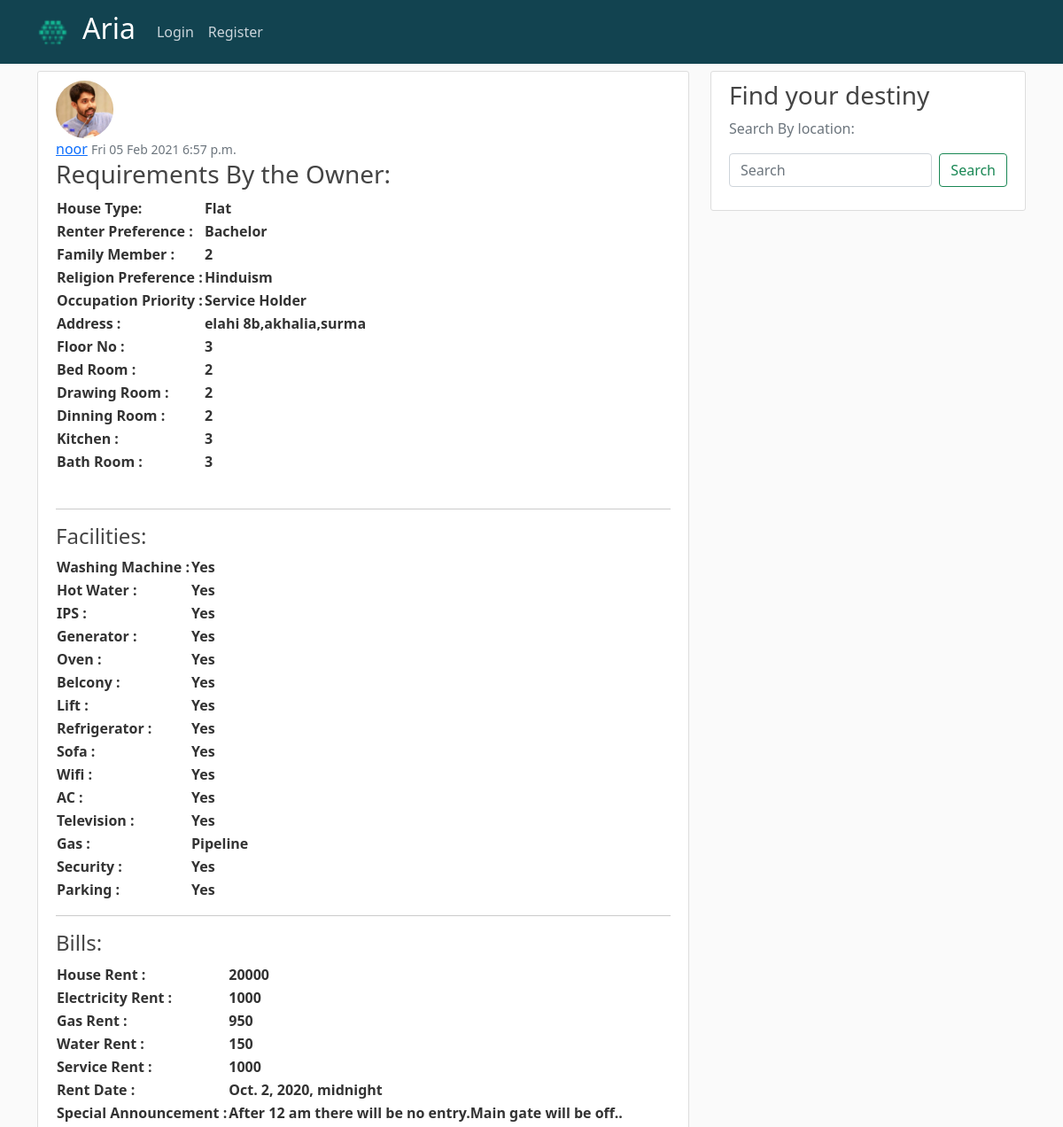
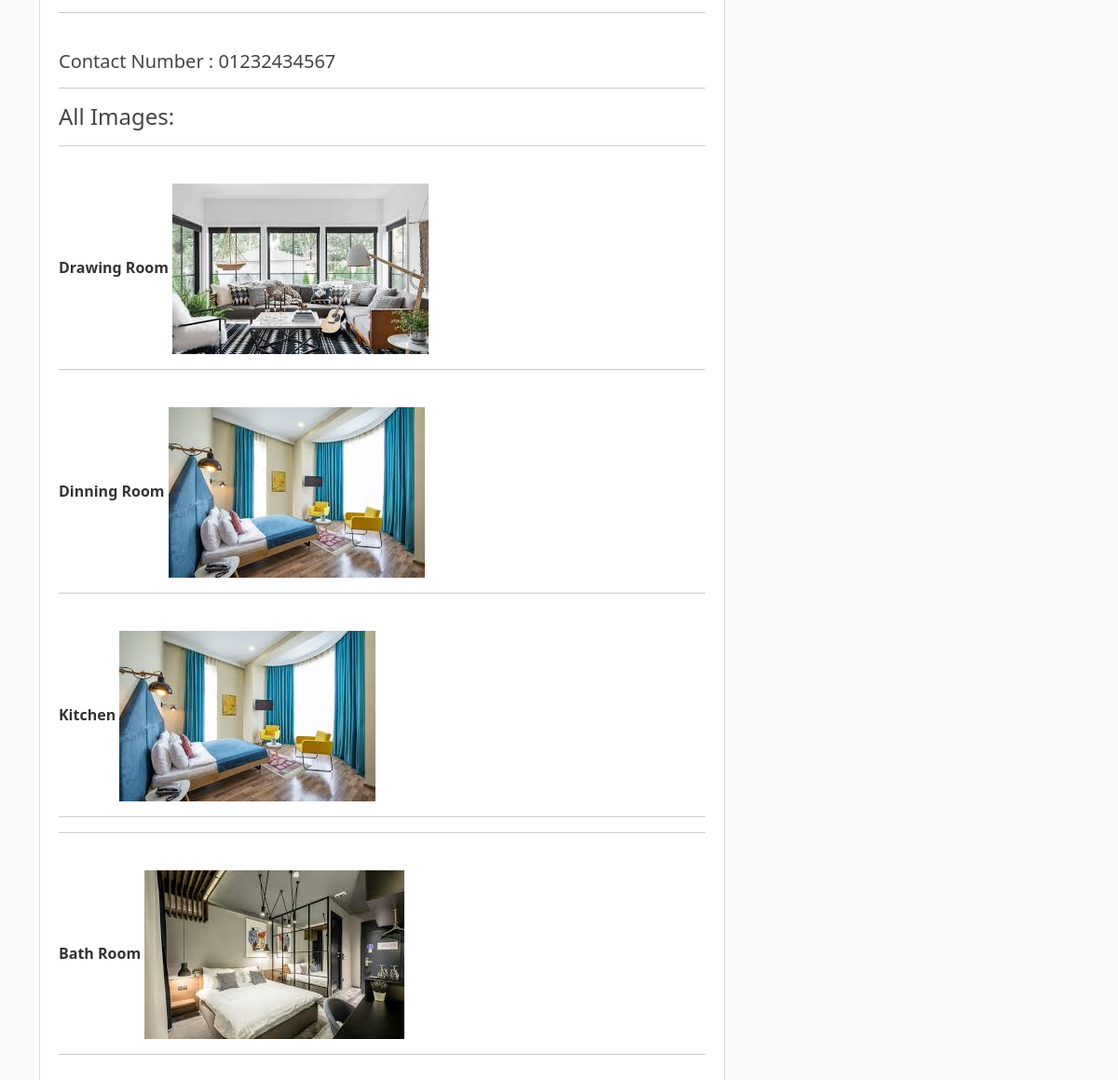
Screenshot of /post/3/ with the database file from the repository (2 pictures, top to bottom).
### blog/models.py (models this page shows, shortened)
class Post3(models.Model):
    owner = models.ForeignKey(User,on_delete=models.CASCADE)
    date_posted = models.DateTimeField(default=timezone.now)
    house_type = models.CharField(max_length=5,choices=HOUSE_CHOICES)
    renter_preference = models.CharField(max_length=5,choices=RENTER_CHOICES)
    family_member = models.CharField(max_length=5,choices=MEMBER_CHOICES)
    religion_preference = models.CharField(max_length=5,choices=RELIGION_CHOICES)
    occupation_priority = models.CharField(max_length=5,choices=OCCUPATION_CHOICES)
    address = models.CharField(max_length=150)
    floor = models.CharField(max_length=10,choices=FLOOR_CHOICES)
    bed_room = models.CharField(max_length=5,choices=BED_CHOICES)
    bed_room_image = models.ImageField(upload_to='profile_pics',null=True,blank=True)
    drawing_room = models.CharField(max_length=5,choices=BED_CHOICES)
    drawing_room_image = models.ImageField(upload_to='profile_pics',null=True,blank=True)
    dinning_room = models.CharField(max_length=5,choices=BED_CHOICES)
    dinning_room_image = models.ImageField(upload_to='profile_pics',null=True,blank=True)
    kitchen = models.CharField(max_length=5,choices=BED_CHOICES)
    kitchen_room_image = models.ImageField(upload_to='profile_pics',null=True,blank=True)
    bathroom = models.CharField(max_length=5,choices=BED_CHOICES)
    bath_room_image = models.ImageField(upload_to='profile_pics',null=True,blank=True)
    washing_Machine = models.CharField(max_length=3,choices=FACILITY_CHOICES)
    hot_water = models.CharField(max_length=3,choices=FACILITY_CHOICES)
    IPS = models.CharField(max_length=3,choices=FACILITY_CHOICES)
    Generator = models.CharField(max_length=3,choices=FACILITY_CHOICES)
    Belcony = models.CharField(max_length=3,choices=FACILITY_CHOICES)
    Oven = models.CharField(max_length=3,choices=FACILITY_CHOICES)
    lift = models.CharField(max_length=3,choices=FACILITY_CHOICES)
    refrigerator = models.CharField(max_length=3,choices=FACILITY_CHOICES)
    sofa = models.CharField(max_length=3,choices=FACILITY_CHOICES)
    wifi = models.CharField(max_length=3,choices=FACILITY_CHOICES)
    ac = models.CharField(max_length=3,choices=FACILITY_CHOICES)
    television = models.CharField(max_length=3,choices=FACILITY_CHOICES)
    gas = models.CharField(max_length=3,choices=GAS_CHOICES)
    security = models.CharField(max_length=3,choices=FACILITY_CHOICES)
    parking = models.CharField(max_length=3,choices=FACILITY_CHOICES)
    house_rent = models.CharField(max_length=10)
    electricity_rent = models.CharField(max_length=5,null=True)
    gas_rent = models.CharField(max_length=5,null=True)
    water_rent = models.CharField(max_length=5,null=True)
    service_rent = models.CharField(max_length=5,null=True)
    rent_date = models.DateTimeField()
    any_special_instructions = models.TextField()

### users/models.py (models this page shows, shortened)
class Profile(models.Model):
    user = models.OneToOneField(User, on_delete = models.CASCADE)
    image = models.ImageField(default='default.jpg', upload_to='profile_pics')

class Register(models.Model):
    user = models.OneToOneField(User, on_delete = models.CASCADE)
    occupation = models.CharField(max_length = 150)
    address = models.CharField(max_length = 150)
    gender = models.CharField(max_length=5,choices=GENDER_CHOICES)
    phone = models.CharField(max_length=12, null=True)
    religion = models.CharField(max_length = 20,null=True)
    marital_status = models.CharField(max_length=3,choices=MARITAL_CHOICES)
    nid = models.CharField(max_length=11)

### blog/views.py (the view)
# urls.py: path('post/<int:pk>/', PostDetailView.as_view(), name='post-detail'),
class PostDetailView(DetailView):
    model = Post3

### blog/templates/blog/post3_detail.html (shortened to what this page needs)
{% extends "blog/base.html" %}
{% block content %}
    <article class="media content-section">
        <img class="rounded-circle article-img" src="{{ object.owner.profile.image.url}}" >
        <div class="media-body">
          <div class="article-metadata">
                <div>
                    <a class="mr-2" href="{% url 'user-profile' object.owner.username %}">{{object.owner }}</a>
                    <small class="text-muted">{{ object.date_posted|date:"D d M Y"}} {{ object.date_posted|time:"P"}}</small>
                </div>
                <div>
                    <h3>Requirements By the Owner:</h3>
                        <table>
                          <tr>
                            <th> House Type:</th>
                            <th> {{ object.get_house_type_display }} </th>
                          </tr>
                          <tr>
                           <th> Renter Preference :</th>
                           <th> {{ object.get_renter_preference_display }} </th>
                         </tr>
                         <tr>
                           <th> Family Member :</th>
                           <th> {{ object.get_family_member_display }} </th>
                         </tr>
                         <tr>
                           <th> Religion Preference :</th>
                           <th> {{ object.get_religion_preference_display }} </th>
                         </tr>
                         <tr>
                           <th> Occupation Priority :</th>
                           <th> {{ object.get_occupation_priority_display }} </th>
                         </tr>
                         <tr>
                           <th> Address :</th>
                           <th> {{ object.address }} </th>
                         </tr>
                         <tr>
                           <th> Floor No :</th>
                           <th> {{ object.get_floor_display }} </th>
                         </tr>
                         <tr>
                           <th> Bed Room :</th>
                           <th> {{ object.get_bed_room_display }} </th>
                         </tr>
                         <tr>
                           <th> Drawing Room :</th>
                           <th> {{ object.get_drawing_room_display }} </th>
                         </tr>
                         <tr>
                           <th> Dinning Room :</th>
                           <th> {{ object.get_dinning_room_display }} </th>
                         </tr>
                         <tr>
                           <th> Kitchen :</th>
                           <th> {{ object.get_kitchen_display }} </th>
                         </tr>
                         <tr>
                           <th> Bath Room :</th>
                           <th> {{ object.get_bathroom_display }} </th>
                         </tr>
                        </table>
                        <br>
                        <hr>
                        <h4> Facilities: </h3>
                           <table>
                             <tr>
                               <th> Washing Machine :</th>
                               <th> {{ object.get_washing_Machine_display }} </th>
                             </tr>
                             <tr>
                               <th> Hot Water :</th>
                               <th> {{ object.get_hot_water_display }} </th>
                             </tr>
                             <tr>
                               <th> IPS :</th>
                               <th> {{ object.get_IPS_display }} </th>
                             </tr>
                             <tr>
                               <th> Generator :</th>
                               <th> {{ object.get_Generator_display }} </th>
                             </tr>
                             <tr>
                               <th> Oven :</th>
                               <th> {{ object.get_Oven_display }} </th>
                             </tr>
                             <tr>
                               <th> Belcony :</th>
                               <th> {{ object.get_Belcony_display }} </th>
                             </tr>
                             <tr>
                               <th> Lift :</th>
                               <th> {{ object.get_lift_display }} </th>
                             </tr>
                             <tr>
                               <th> Refrigerator :</th>
                               <th> {{ object.get_refrigerator_display }} </th>
                             </tr>
                             <tr>
                               <th> Sofa :</th>
                               <th> {{ object.get_sofa_display }} </th>
                             </tr>
                             <tr>
                               <th> Wifi :</th>
                               <th> {{ object.get_wifi_display }} </th>
                             </tr>
                             <tr>
                               <th> AC :</th>
                               <th> {{ object.get_ac_display }} </th>
                             </tr>
                             <tr>
                               <th> Television :</th>
                               <th> {{ object.get_television_display }} </th>
                             </tr>
                             <tr>
                               <th> Gas :</th>
                               <th> {{ object.get_gas_display }} </th>
                             </tr>
                             <tr>
                               <th> Security :</th>
                               <th> {{ object.get_security_display }} </th>
                             </tr>
                             <tr>
                               <th> Parking :</th>
                               <th> {{ object.get_parking_display }} </th>
                             </tr>
                           </table>
                           <hr>
                           <h4>Bills:</h4>
                           <table>
                             <tr>
                               <th> House Rent :</th>
                               <th> {{ object.house_rent }} </th>
                             </tr>
                             <tr>
                               <th> Electricity Rent :</th>
                               <th> {{ object.electricity_rent }} </th>
                             </tr>
                             <tr>
                               <th> Gas Rent :</th>
                               <th> {{ object.gas_rent }} </th>
                             </tr>
                             <tr>
                               <th> Water Rent :</th>
                               <th> {{ object.water_rent }} </th>
                             </tr>
                             <tr>
                               <th> Service Rent :</th>
                               <th> {{ object.service_rent }} </th>
                             </tr>
                             <tr>
                               <th>  Rent Date :</th>
                               <th> {{ object.rent_date }} </th>
                             </tr>
                             <tr>
                               <th>  Special Announcement :</th>
                               <th> {{ object.any_special_instructions }} </th>
                             </tr>
                           </table>
                </div>
                <hr>
                <br>
                <h5> Contact Number : {{ object.owner.register.phone }}</h5>
                <hr>
                <h4> All Images: </h4>
                <hr>
                <br>
                <div>
                   {% if object.drawing_room_image %}
                   <strong>Drawing Room </strong>
                   <img src="{{ object.drawing_room_image.url}}" >
                   <hr>
                   {% endif %}
                </div>
                <br>
                <div>
                 {% if object.dinning_room_image %}
                 <strong>Dinning Room </strong>
                 <img src="{{ object.dinning_room_image.url}}" >
                 <hr>
                 {% endif %}
                </div>
                <br>
                <div>
                 {% if object.kitchen_room_image %}
                 <strong>Kitchen </strong>
                 <img src="{{ object.kitchen_room_image.url}}" >
                 <hr>
                 {% endif %}
                 <hr>
                </div>
                <br>
                <div>
                 {% if object.bath_room_image %}
                 <strong>Bath Room </strong>
                 <img src="{{ object.bath_room_image.url}}" >
                 <hr>
                 {% endif %}
                </div>
                <br>
            </div>
        </div>
    </article>
{% endblock content %}

### blog/static/blog/main3.css (style rules this page uses)
body { background: #fafafa; color: #333333; margin-top: 5rem; }
h1,h3, h4, h5, h6 { color: #444444; }
.content-section { background: #ffffff; padding: 10px 20px; border: 1px solid #dddddd; border-radius: 3px; margin-bottom: 20px; }
.article-img { height: 65px; width: 65px; margin-right: 16px; }
.article-metadata { padding-bottom: 1px; margin-bottom: 4px; border-bottom: 1px solid #e3e3e3 }

### rows the page displays
Post3: owner.profile.image (picture), owner "noor", date_posted "Fri 05 Feb 2021", date_posted "6:57 p.m.", house_type "Flat", renter_preference "Bachelor", family_member "2", religion_preference "Hinduism", occupation_priority "Service Holder", address "elahi 8b,akhalia,surma", floor "3", bed_room "2", drawing_room "2", dinning_room "2", kitchen "3", bathroom "3", washing_Machine "Yes", hot_water "Yes", IPS "Yes", Generator "Yes", Oven "Yes", Belcony "Yes", lift "Yes", refrigerator "Yes", sofa "Yes", wifi "Yes", ac "Yes", television "Yes", gas "Pipeline", security "Yes", parking "Yes", house_rent "20000", electricity_rent "1000", gas_rent "950", water_rent "150", service_rent "1000", rent_date "Oct. 2, 2020, midnight", any_special_instructions "After 12 am there will be no entry.Main gate will be off..", owner.register.phone "01232434567", drawing_room_image (picture), dinning_room_image (picture), kitchen_room_image (picture), bath_room_image (picture)
